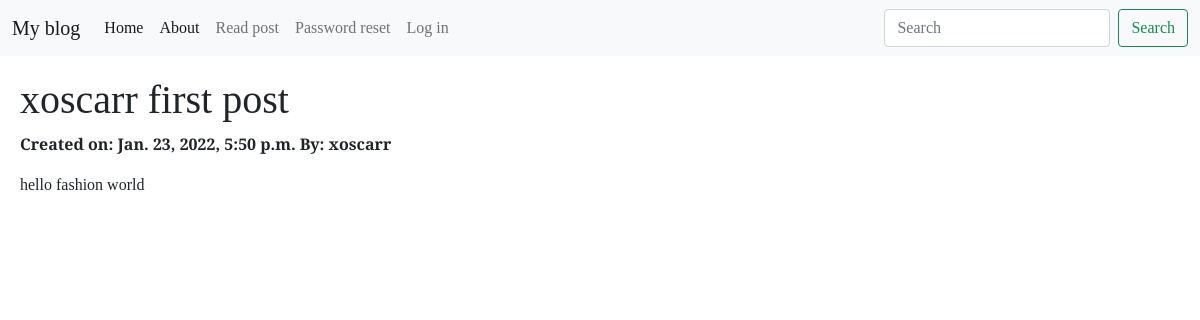
Screenshot of /posts/5/ with the database file from the repository.
### posts/models.py (models this page shows, shortened)
class Post(models.Model):
    title = models.CharField(max_length=255)
    author = models.ForeignKey('auth.User', on_delete=models.CASCADE)
    body = models.TextField()
    created_on = models.DateTimeField(auto_now_add=True)

### posts/views.py (the view)
# urls.py: path('<int:pk>/', PostDetailView.as_view(), name='post_detail'),
class PostDetailView(DetailView):
    template_name = "blog/detail.html"
    model = Post

### templates/blog/detail.html (shortened to what this page needs)
{% extends 'base.html' %}
{% block content%}
<h1> {{ post.title }} </h1>
<p><strong> Created on: {{ post.created_on }} By: {{ post.author }}</strong></p>
<p>{{ post.body}} </p>
{% endblock content%}

### static/css/base.css (style rules this page uses)
body { font-family: "Cambo", serif; font-family: "Outfit", sans-serif; font-family: "Playfair Display", serif; }
h1 { font-weight: 200; }

### rows the page displays
Post: title "xoscarr first post", created_on "Jan. 23, 2022, 5:50 p.m.", author "xoscarr", body "hello fashion world"
